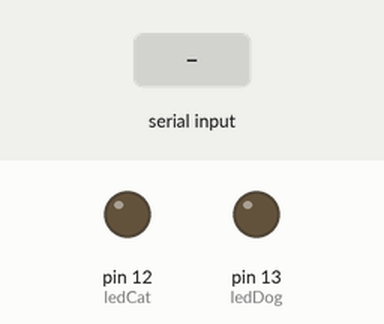
Simulated run of this sketch. Board: Arduino Uno, built with avr-gcc and run on an emulated ATmega328P. On the bench: output pins drawn as LEDs (lit = HIGH). The inputs (shaded band) are chosen by the test bench.

Above: at 1.2 s.
1.3 s: "C" received over Serial
At 2.0 s:
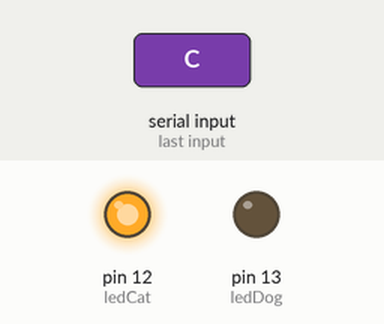
2.8 s: "D" received over Serial
At 3.1 s:
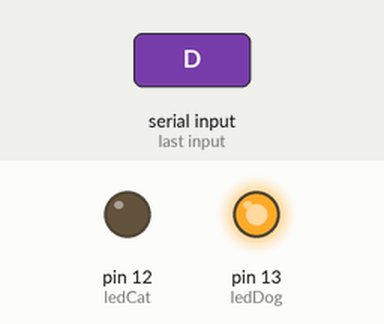
4.3 s: "0" received over Serial
At 5.5 s:
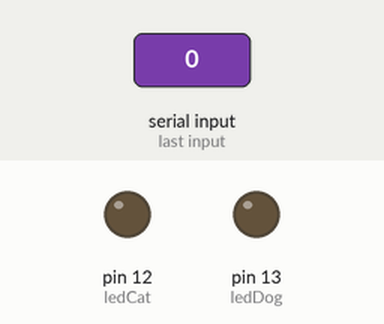
Timing chart, 0 to 7.3 s (numbered marks = the images above; inputs shaded):
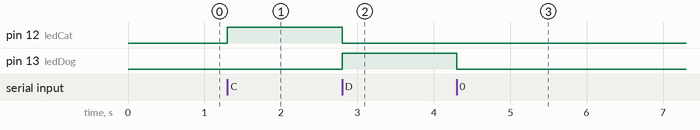

Measured:
- after the input at 1.3 s, pin 12 (ledCat): LOW → HIGH at once
- after the input at 2.8 s, pin 12 (ledCat): HIGH → LOW at once; pin 13 (ledDog): LOW → HIGH at once
- after the input at 4.3 s, pin 13 (ledDog): HIGH → LOW at once

The sketch:

arduino_code.ino
```cpp
int ledCat = 12; // LED للقط
int ledDog = 13; // LED للكلب

void setup() {
  pinMode(ledCat, OUTPUT);
  pinMode(ledDog, OUTPUT);
  Serial.begin(9600);
}

void loop() {
  if (Serial.available() > 0) {
    char data = Serial.read();

    if (data == 'C') {
      digitalWrite(ledCat, HIGH);
      digitalWrite(ledDog, LOW);
    }
    else if (data == 'D') {
      digitalWrite(ledCat, LOW);
      digitalWrite(ledDog, HIGH);
    }
    else if (data == '0') {
      digitalWrite(ledCat, LOW);
      digitalWrite(ledDog, LOW);
    }
  }
}
```
